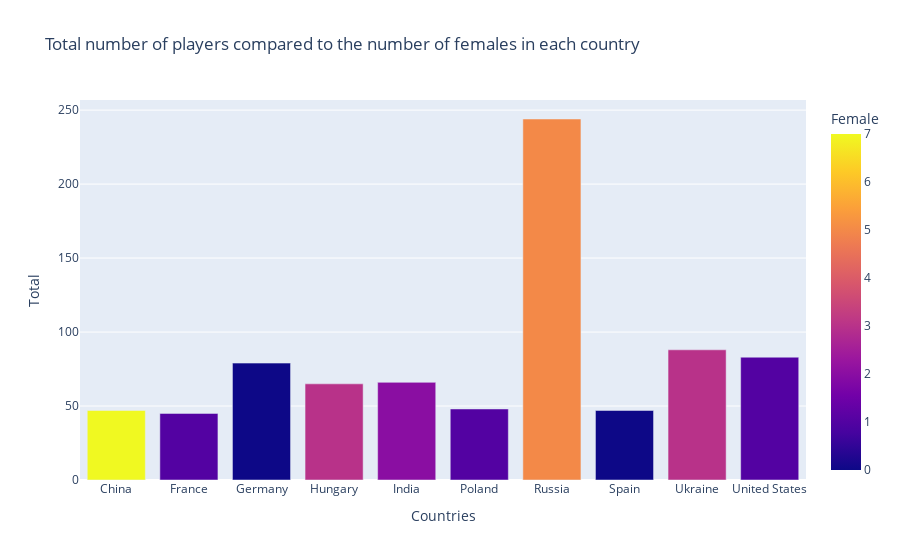

Write notebook code for a chart like this one.
### Code cell
viz = px.bar(df1, x = 'Countries', y = 'Total', color = 'Female',
 title= 'Total number of players compared to the number of females in each country')
viz.show()

### Figure 1 — Plotly figure (JSON) as saved in the notebook; plotly's stock layout.template omitted (floating-point values rounded to 4 significant figures)
{"data": [{"alignmentgroup": "True", "hovertemplate": "Countries=%{x}<br>Total=%{y}<br>Female=%{marker.color}<extra></extra>", "legendgroup": "", "marker": {"color": [7, 1, 0, 3, 2, 1, 5, 0, 3, 1], "coloraxis": "coloraxis", "pattern": {"shape": ""}}, "name": "", "offsetgroup": "", "orientation": "v", "showlegend": false, "textposition": "auto", "type": "bar", "x": ["China", "France", "Germany", "Hungary", "India", "Poland", "Russia", "Spain", "Ukraine", "United States"], "xaxis": "x", "y": [47, 45, 79, 65, 66, 48, 244, 47, 88, 83], "yaxis": "y"}], "layout": {"barmode": "relative", "coloraxis": {"colorbar": {"title": {"text": "Female"}}, "colorscale": [[0, "#0d0887"], [0.1111, "#46039f"], [0.2222, "#7201a8"], [0.3333, "#9c179e"], [0.4444, "#bd3786"], [0.5556, "#d8576b"], [0.6667, "#ed7953"], [0.7778, "#fb9f3a"], [0.8889, "#fdca26"], [1, "#f0f921"]]}, "legend": {"tracegroupgap": 0}, "title": {"text": "Total number of players compared to the number of females in each country"}, "xaxis": {"anchor": "y", "domain": [0, 1], "title": {"text": "Countries"}}, "yaxis": {"anchor": "x", "domain": [0, 1], "title": {"text": "Total"}}}}
